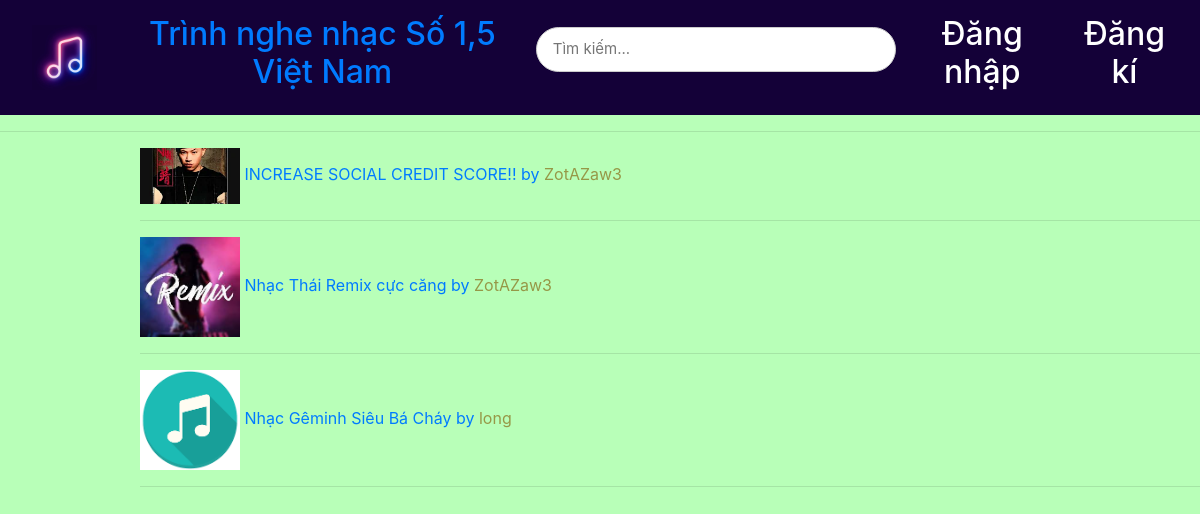
The page / on the database its author committed.
### music_nation/models.py (models this page shows, shortened)
class Album(models.Model):
    album_name = models.CharField(max_length=300)
    uploaded_on = models.DateField(default=timezone.now())
    album_logo = models.FileField(upload_to=user_directory_path)
    album_genre = models.CharField(max_length=300)
    album_artist = models.ForeignKey(User, on_delete=models.CASCADE, related_name='albums')

### music_nation/views.py (the view)
# urls.py: 2. Add a URL to urlpatterns:  path('', views.home, name='home')
def home(request):
    albums = Album.objects.all()
    return render(request, 'music_nation/homepage.html',{'albums':albums})

### music_nation/templates/music_nation/homepage.html (shortened to what this page needs)
{% extends 'music_nation/base.html' %}
{%block content%}
<hr/>
<div>
  <ul class="home-list">
    {% for album in albums %}
      <li >
        <span><a class="home-a" href="{% url 'music_nation:album_detail' username=album.album_artist album=album.album_name %}">
          <img src="{{ album.album_logo.url }}" style="width:100px">
        </a></span>
         <span style="color:#007bff;">{{album.album_name}} by</span>
        <a class="home-a" href="{% url 'music_nation:profile_detail' username=album.album_artist %}">
          {{album.album_artist}}
        </a>
      </li><hr/>
    {% endfor %}
  </ul>
</div>
{%endblock%}

### music_nation/templates/music_nation/base.html (shortened to what this page needs)
{% load static %}
<html>
  <head>
    <link rel="stylesheet" type="text/css" href="{% static 'music_nation/css/bootstrap.min.css' %}">
    <link rel="stylesheet" type="text/css" href="{% static 'music_nation/css/music_nation.css' %}">
  </head>
  <body style="background-color:rgb(184, 255, 184)">
    <div>
      <header>
        <nav>
          <ul class="bglight" style="background-color:rgb(20, 1, 56)">
            <li class="li-left">
              <a class="base-a-img" href="{% url 'music_nation:home' %}">
                <img src="{%static 'music_nation/img/1.jpg' %}" style="width:65px;" alt="logo">
              </a>
            </li>
             <li class="li-left" style="color:white">
              <h2 class="base-a"><a href="{% url 'music_nation:home' %}">Trình nghe nhạc Số 1,5 Việt Nam</a></h2>
            </li>
            <li class="li-middle nav-center">
              <form action="{% url 'music_nation:search_songs' %}" method="get">
                <input
                  type="text"
                  name="q"
                  placeholder="Tìm kiếm..."
                  class="search-input"
                  required
                />
              </form>
            </li>
            {% if user.is_authenticated %}
            <li class="li-right">
              <form action="{% url 'music_nation:logout' %}" method="post" style="display:inline;">
                {% csrf_token %}
                <button type="submit" class="base-a" style="background:none;border:none;cursor:pointer;">
                  <h2>Đăng xuất</h2>
                </button>
              </form>
            </li>
            <li class="li-right">
              <a class="base-a" href="{% url 'music_nation:add_album' user %}"><h2>Tạo album</h2></a>
            </li>
            <li class="li-right">
              <a class="base-a" href="{% url 'music_nation:profile_detail' user %}"><h2>{{ user.username }}</h2></a>
            </li>
            {% else %}
            <li class="li-right">
              <a class="base-a" href="{% url 'music_nation:login' %}"><h2>Đăng nhập</h2></a>
            </li>
            <li class="li-right">
              <a class="base-a" href="{% url 'music_nation:signup' %}"><h2>Đăng kí</h2></a>
            </li>
            {% endif %}
          </ul>
        </nav>
      </header>
    </div>
    <div>
      {%block content%}
      {%endblock%}
    </div>
  </body>
</html>

### music_nation/static/music_nation/css/music_nation.css (style rules this page uses)
body { background-color: #d5e8ec1a; }
.bglight { list-style: none; margin: 0; padding: 0 20px; display: flex; align-items: center; flex-wrap: nowrap; }
.li-left { float: left; }
.li-right { float: right; }
.nav-center { width: 400px; margin: 0 auto; }
.search-input { width: 360px; padding: 10px 16px; border-radius: 999px; border: 1px solid #ccc; font-size: 15px; outline: none; }
.base-a { display: block; color: white; padding-top: 15px; padding-bottom: 15px; padding-left: 10px; padding-right: 10px; margin-left: 10px; text-align: center; text-decoration: none; }
.base-a-img { display: block; color: white; margin-left: 10px; padding: 2px; text-align: center; text-decoration: none; }
.home-list { list-style-type: none; margin-left: 100px;; }
.home-a { color: #969847; }

### rows shown on the page
Album: album_logo (placeholder picture), album_name "INCREASE SOCIAL CREDIT SCORE!!", album_artist "ZotAZaw3"
Album: album_logo (picture), album_name "Nhạc Thái Remix cực căng", album_artist "ZotAZaw3"
Album: album_logo (picture), album_name "Nhạc Gêminh Siêu Bá Cháy", album_artist "long"
